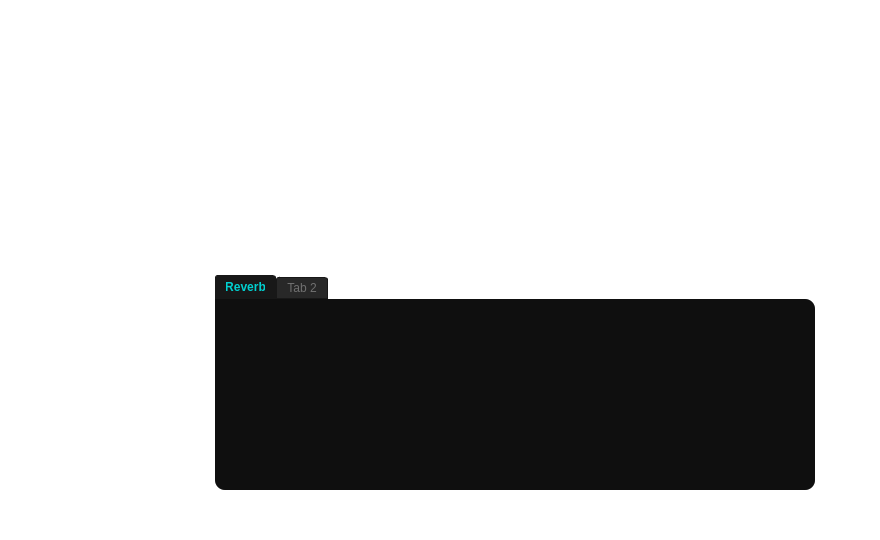
<?xml version="1.0" encoding="UTF-8"?>
<ui version="4.0">
 <class>FXMenu</class>
 <widget class="QWidget" name="FXMenu">
  <property name="geometry">
   <rect>
    <x>0</x>
    <y>0</y>
    <width>880</width>
    <height>540</height>
   </rect>
  </property>
  <property name="sizePolicy">
   <sizepolicy hsizetype="Fixed" vsizetype="Fixed">
    <horstretch>0</horstretch>
    <verstretch>0</verstretch>
   </sizepolicy>
  </property>
  <property name="windowTitle">
   <string>Form</string>
  </property>
  <property name="styleSheet">
   <string notr="true">background: transparent;</string>
  </property>
  <widget class="MonitorSlider" name="monitorSlider" native="true">
   <property name="geometry">
    <rect>
     <x>45</x>
     <y>60</y>
     <width>125</width>
     <height>420</height>
    </rect>
   </property>
   <property name="toolTip">
    <string>&lt;html&gt;&lt;head/&gt;&lt;body&gt;&lt;p&gt;Hear your own voice&lt;/p&gt;&lt;/body&gt;&lt;/html&gt;</string>
   </property>
   <property name="styleSheet">
    <string notr="true"/>
   </property>
  </widget>
  <widget class="QWidget" name="hotkeysContainer" native="true">
   <property name="geometry">
    <rect>
     <x>215</x>
     <y>50</y>
     <width>600</width>
     <height>215</height>
    </rect>
   </property>
  </widget>
  <widget class="QTabWidget" name="fxTabWidget">
   <property name="geometry">
    <rect>
     <x>215</x>
     <y>275</y>
     <width>600</width>
     <height>215</height>
    </rect>
   </property>
   <property name="font">
    <font>
     <family>Arial</family>
    </font>
   </property>
   <property name="styleSheet">
    <string notr="true">QTabWidget::pane { border: 0px; background-color: #181818; border-radius: 10px; border-top-left-radius: 0px;}

QTabWidget::tab-bar { left: 0px; }

QTabBar::tab { 
font-family: Arial;
background: #282828; 
border: 1px solid #282828; 
border-bottom-color: #181818; 
border-top-left-radius: 3px; 
border-top-right-radius: 3px;
min-width: 20ex; 
padding: 3px 10px;}

QTabBar::tab:hover { background: #383838; }

QTabBar::tab:selected { background: #181818; font-weight: bold; color: #00D0D0; border-color: #181818; border-bottom-color: #181818; }

QTabBar::tab:!selected { border-color: #181818; color: #707070; margin-top: 2px;}</string>
   </property>
   <property name="tabShape">
    <enum>QTabWidget::Rounded</enum>
   </property>
   <property name="currentIndex">
    <number>0</number>
   </property>
   <property name="iconSize">
    <size>
     <width>10</width>
     <height>10</height>
    </size>
   </property>
   <property name="elideMode">
    <enum>Qt::ElideNone</enum>
   </property>
   <widget class="QWidget" name="tab">
    <attribute name="title">
     <string>Reverb</string>
    </attribute>
   </widget>
   <widget class="QWidget" name="tab_2">
    <attribute name="title">
     <string>Tab 2</string>
    </attribute>
   </widget>
  </widget>
  <widget class="QWidget" name="overlay" native="true">
   <property name="geometry">
    <rect>
     <x>215</x>
     <y>299</y>
     <width>600</width>
     <height>191</height>
    </rect>
   </property>
   <property name="styleSheet">
    <string notr="true">background: rgba(0,0,0,100);
border-radius: 10px;
border-top-left-radius: 0px;</string>
   </property>
  </widget>
 </widget>
 <customwidgets>
  <customwidget>
   <class>MonitorSlider</class>
   <extends>QWidget</extends>
   <header>ui/widgets/monitorslider.h</header>
   <container>1</container>
  </customwidget>
 </customwidgets>
 <resources/>
 <connections/>
</ui>
